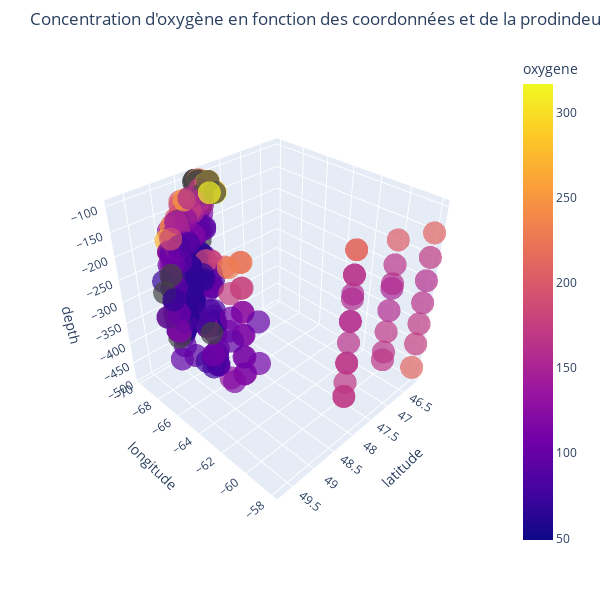

Notebook cell for this chart:
### Code cell
import pandas as pd
import plotly.express as px

df = pd.read_csv('oxygene.csv')

fig = px.scatter_3d(df, x='latitude', y='longitude', z='depth', color='oxygene', opacity=0.7, width=600, height=600, title="Concentration d'oxygène en fonction des coordonnées et de la prodindeur (en m)")
fig.update_layout(margin=dict(l=50, r=50, b=50, t=50))
fig.show()

### Figure 1 — Plotly figure (JSON) as saved in the notebook; plotly's stock layout.template omitted (floating-point values rounded to 4 significant figures; data arrays with more than 128 entries replaced by an {"elided": "..."} marker saying what was removed)
{"data": [{"hovertemplate": "latitude=%{x}<br>longitude=%{y}<br>depth=%{z}<br>oxygene=%{marker.color}<extra></extra>", "legendgroup": "", "marker": {"color": {"elided": "460 float values"}, "coloraxis": "coloraxis", "opacity": 0.7, "symbol": "circle"}, "mode": "markers", "name": "", "scene": "scene", "showlegend": false, "type": "scatter3d", "x": {"elided": "460 float values"}, "y": {"elided": "460 float values"}, "z": {"elided": "460 float values"}}], "layout": {"coloraxis": {"colorbar": {"title": {"text": "oxygene"}}, "colorscale": [[0, "#0d0887"], [0.1111, "#46039f"], [0.2222, "#7201a8"], [0.3333, "#9c179e"], [0.4444, "#bd3786"], [0.5556, "#d8576b"], [0.6667, "#ed7953"], [0.7778, "#fb9f3a"], [0.8889, "#fdca26"], [1, "#f0f921"]]}, "height": 600, "legend": {"tracegroupgap": 0}, "margin": {"b": 50, "l": 50, "r": 50, "t": 50}, "scene": {"aspectmode": "auto", "aspectratio": {"x": 1, "y": 1, "z": 1}, "camera": {"center": {"x": 0, "y": 0, "z": 0}, "eye": {"x": 1.592, "y": 1.592, "z": 1.592}, "projection": {"type": "perspective"}, "up": {"x": 0, "y": 0, "z": 1}}, "domain": {"x": [0, 1], "y": [0, 1]}, "xaxis": {"title": {"text": "latitude"}, "type": "linear"}, "yaxis": {"title": {"text": "longitude"}, "type": "linear"}, "zaxis": {"title": {"text": "depth"}, "type": "linear"}}, "title": {"text": "Concentration d'oxygène en fonction des coordonnées et de la prodindeur (en m)"}, "width": 600}}
